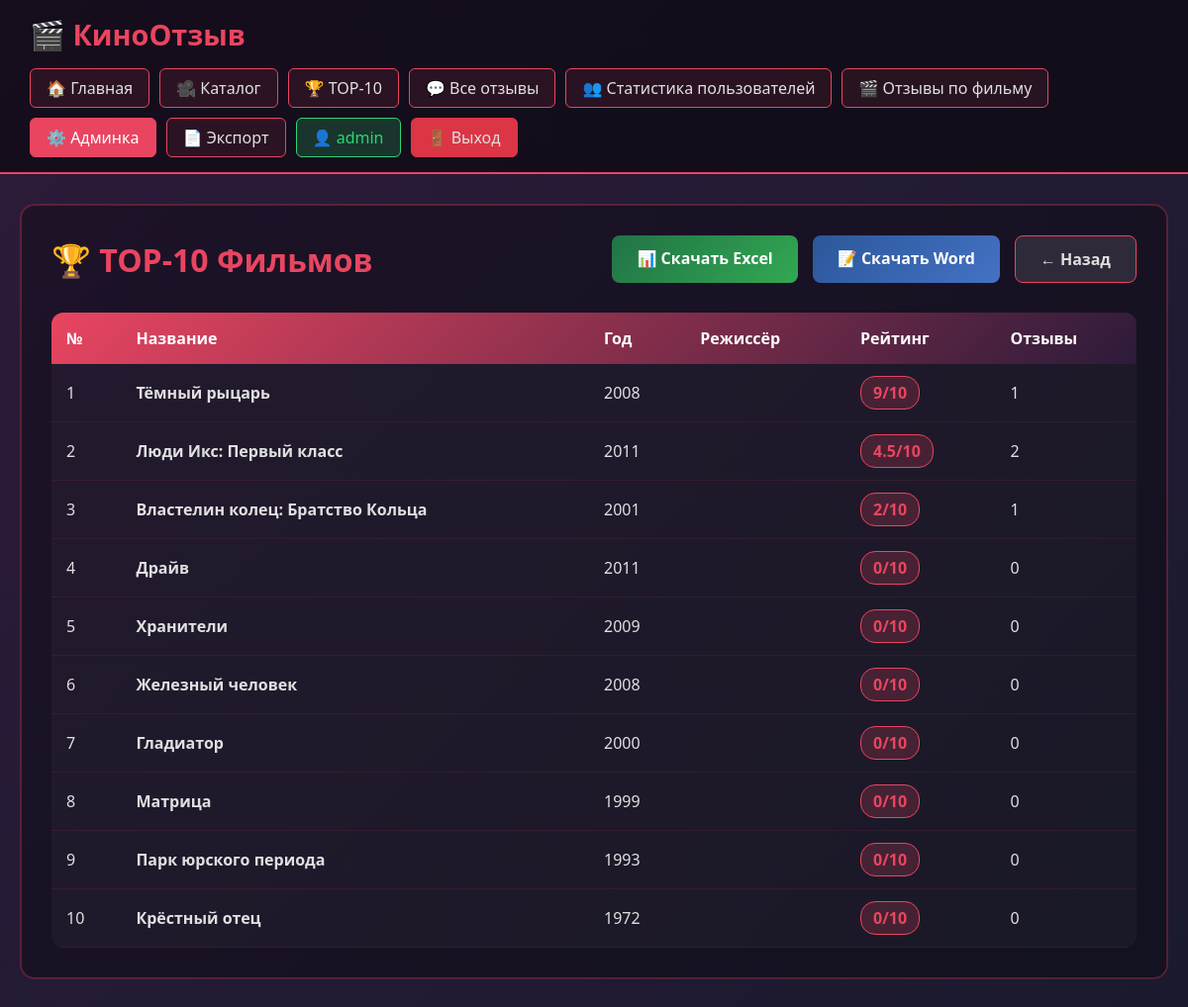
Screenshot of /hui123/my-new-project-film-strict/public/index.php?page=report_top10 (signed in) with the database file from the repository.
### tables this page shows
CREATE TABLE `movies` (
  `id` int(11) NOT NULL,
  `title` varchar(255) NOT NULL,
  `year` year(4) NOT NULL,
  `director` varchar(100) DEFAULT NULL,
  `description` text DEFAULT NULL
);

### hui123/my-new-project-film-strict/src/Controllers/ReportController.php (called while the page is built, shortened)
<?php
class ReportController {
    private $pdo;
    public function __construct($pdo) {
        $this->pdo = $pdo;
    }
    public function top10() {
        $movies = Movie::getAll($this->pdo);
        $moviesWithStats = [];
        foreach ($movies as $movie) {
            $reviews = Review::getByMovie($this->pdo, $movie->id);
            $avgRating = 0;
            if (!empty($reviews)) {
                $total = array_sum(array_column($reviews, 'rating'));
                $avgRating = round($total / count($reviews), 2);
            }
            $moviesWithStats[] = [
                'title' => $movie->title,
                'year' => $movie->year,
                'rating' => $avgRating,
                'reviews' => count($reviews)
            ];
        }
        usort($moviesWithStats, function($a, $b) {
            return $b['rating'] <=> $a['rating'];
        });
        return array_slice($moviesWithStats, 0, 10);
    }
}
?>

### hui123/my-new-project-film-strict/src/Models/Movie.php (called while the page is built, shortened)
<?php
class Movie {
    public static function getAll(PDO $pdo) {
        try {
            $stmt = $pdo->query("SELECT id, title, year, director, description FROM movies ORDER BY year DESC");
            $rows = $stmt->fetchAll(PDO::FETCH_ASSOC);
            $movies = [];
            foreach ($rows as $row) {
                $movie = new self($pdo);
                $movie->id = $row['id'];
                $movie->title = $row['title'];
                $movie->year = $row['year'];
                $movie->director = $row['director'];
                $movie->description = $row['description'];
                $movies[] = $movie;
            }
            return $movies;
        } catch (PDOException $e) {
            error_log("Ошибка получения списка фильмов: " . $e->getMessage());
            return [];
        }
    }
}
?>

### hui123/my-new-project-film-strict/src/Models/Review.php (called while the page is built, shortened)
<?php
class Review {
    public static function getByMovie(PDO $db, $movieId) {
        try {
            $stmt = $db->prepare("
                SELECT r.*, u.login as user_login
                FROM reviews r
                INNER JOIN users u ON r.user_id = u.id
                WHERE r.movie_id = ?
                ORDER BY r.created_at DESC
            ");
            $stmt->execute([$movieId]);
            return $stmt->fetchAll(PDO::FETCH_ASSOC);
        } catch (PDOException $e) {
            error_log("Ошибка получения отзывов: " . $e->getMessage());
            return [];
        }
    }
}
?>

### hui123/my-new-project-film-strict/src/Helpers/functions.php (called while the page is built)
<?php
function e($text) {
    return htmlspecialchars($text ?? '', ENT_QUOTES, 'UTF-8');
}
?>

### hui123/my-new-project-film-strict/src/Views/admin/report_top10.php (the view, shortened to what this page needs)
<div class="report-page">
    <div class="report-header">
        <h1>🏆 TOP-10 Фильмов</h1>
        <div class="report-actions">
            <a href="?page=export_excel&action=top10" class="btn-download excel">📊 Скачать Excel</a>
            <a href="?page=export_word&action=top10" class="btn-download word">📝 Скачать Word</a>
            <a href="?page=admin" class="btn-back">← Назад</a>
        </div>
    </div>
    <table class="report-table">
        <thead>
            <tr>
                <th>№</th>
                <th>Название</th>
                <th>Год</th>
                <th>Режиссёр</th>
                <th>Рейтинг</th>
                <th>Отзывы</th>
            </tr>
        </thead>
        <tbody>
            <?php foreach ($top10 as $index => $movie): ?>
                <tr>
                    <td><?= $index + 1 ?></td>
                    <td><strong><?= e($movie['title']) ?></strong></td>
                    <td><?= e($movie['year']) ?></td>
                    <td><?= e($movie['director']) ?></td>
                    <td><span class="rating"><?= $movie['rating'] ?>/10</span></td>
                    <td><?= $movie['reviews'] ?></td>
                </tr>
            <?php endforeach; ?>
        </tbody>
    </table>
</div>

### hui123/my-new-project-film-strict/public/css/style.css (style rules this page uses)
* { margin: 0; padding: 0; box-sizing: border-box; }
body { font-family: 'Segoe UI', Tahoma, Geneva, Verdana, sans-serif; background: linear-gradient(135deg, #2d1b3a 0%, #1a1a2e 100%); min-height: 100vh; color: #e0e0e0; }

### hui123/my-new-project-film-strict/src/Views/admin/report_top10.php (style rules this page uses)
.report-page { background: rgba(0,0,0,0.3); border-radius: 15px; padding: 30px; border: 2px solid rgba(233, 69, 96, 0.3); }
.report-header { display: flex; justify-content: space-between; align-items: center; margin-bottom: 30px; flex-wrap: wrap; gap: 20px; }
.report-header h1 { color: #E94560; margin: 0; }
.report-actions { display: flex; gap: 15px; flex-wrap: wrap; }
.btn-download, .btn-back { padding: 12px 25px; border-radius: 8px; text-decoration: none; font-weight: 600; transition: all 0.3s; display: inline-block; }
.btn-download.excel { background: linear-gradient(135deg, #217346, #32a852); color: white; }
.btn-download.word { background: linear-gradient(135deg, #2b579a, #4472c4); color: white; }
.btn-back { background: rgba(255,255,255,0.1); color: #e0e0e0; border: 1px solid #e94560; }
.report-table { width: 100%; border-collapse: collapse; background: rgba(255,255,255,0.03); border-radius: 12px; overflow: hidden; }
.report-table thead { background: linear-gradient(135deg, #E94560, #2d1b3a); }
.report-table th { padding: 15px; text-align: left; font-weight: 600; color: white; }
.report-table td { padding: 12px 15px; border-bottom: 1px solid rgba(233, 69, 96, 0.1); }
.report-table tbody tr { transition: background 0.3s; }
.rating { display: inline-block; padding: 5px 12px; background: rgba(233, 69, 96, 0.2); border: 1px solid #E94560; border-radius: 15px; font-weight: bold; color: #E94560; }

### rows the page displays
movies: title "Тёмный рыцарь", year "2008", rating "9", reviews "1"
movies: title "Люди Икс: Первый класс", year "2011", rating "4.5", reviews "2"
movies: title "Властелин колец: Братство Кольца", year "2001", rating "2", reviews "1"
movies: title "Драйв", year "2011", rating "0", reviews "0"
movies: title "Хранители", year "2009", rating "0", reviews "0"
movies: title "Железный человек", year "2008", rating "0", reviews "0"
movies: title "Гладиатор", year "2000", rating "0", reviews "0"
movies: title "Матрица", year "1999", rating "0", reviews "0"
movies: title "Парк юрского периода", year "1993", rating "0", reviews "0"
movies: title "Крёстный отец", year "1972", rating "0", reviews "0"

### other values shown
$_SESSION['user_login'] "admin"
